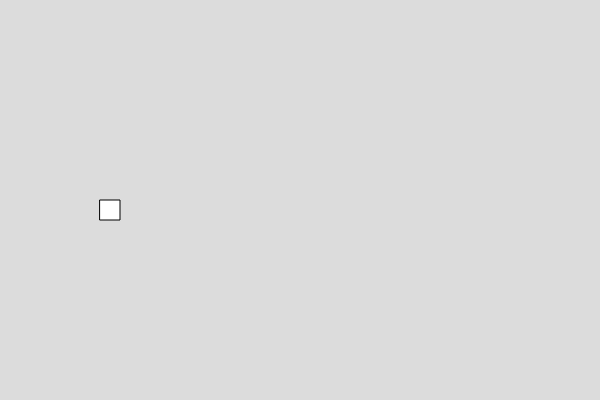
Frame 1 (no input)
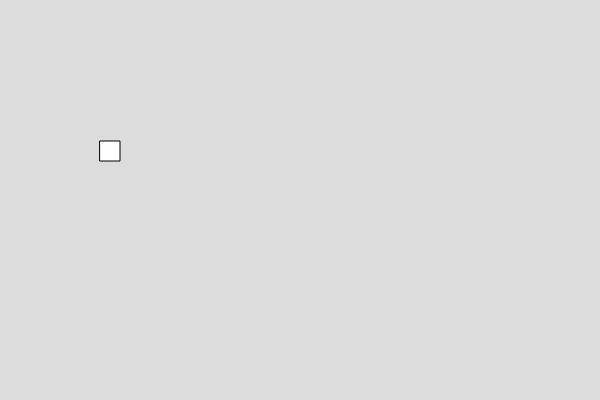
Frame 60 (no input)
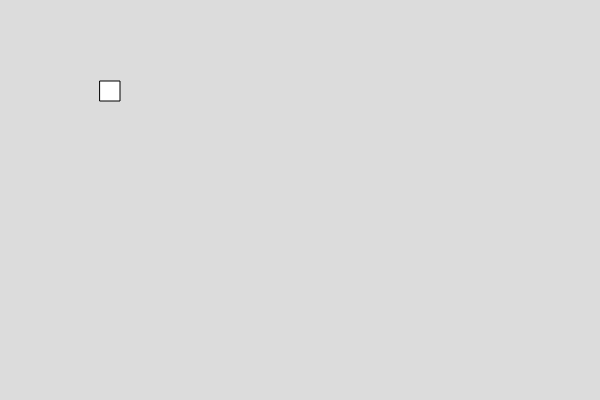
Frame 120 (the mouse pressed at the canvas centre since frame 60)

The p5.js sketch that drew these frames (run headless with seeded random() and noise() and a simulated clock; from frame 60 on, the mouse is pressed at the canvas centre):

// p5.js sketch
// ── sketch.js

var box1;

function setup() {
  createCanvas(600, 400);
  
box1 = new Box(100,200,20,20,2,1);

}

function draw() {
  background(220);

box1.show();

box1.moveUp();

}


// ── box.js
class Box
  {
    constructor(x,y,w,h,vx,vy)
    {
      this.x = x;
      this.y = y;
      this.w = w;
      this.h = h;
      this.vx = vx;
      this.vy = vy;
    }
    
    show()
    {
      rect(this.x,this.y,this.w,this.h)
    }
    
    //write function to set the width of the box
    move()
    {

      this.x = this.x + this.vx;
      
   
   }
   
   moveUp()
   {
   
   this.y = this.y - this.vy;
   
   
   }



  }



  
